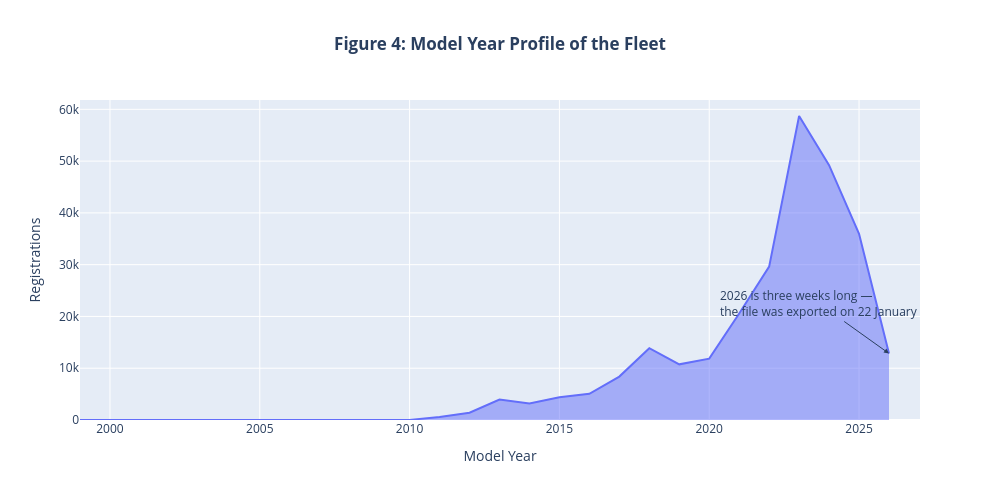

The notebook cell saved with this chart:
### Code cell
by_model_year = utils.registrations_by_year(df)

fig = viz.model_year_area(by_model_year)

fig.show()

### Figure 1 — Plotly figure (JSON) as saved in the notebook; plotly's stock layout.template omitted (floating-point values rounded to 4 significant figures)
{"data": [{"fillpattern": {"shape": ""}, "hovertemplate": "Model Year=%{x}<br>Registrations=%{y}<extra></extra>", "legendgroup": "", "line": {"color": "#636efa"}, "marker": {"symbol": "circle"}, "mode": "lines", "name": "", "orientation": "v", "showlegend": false, "stackgroup": "1", "type": "scatter", "x": [1999, 2000, 2002, 2003, 2008, 2010, 2011, 2012, 2013, 2014, 2015, 2016, 2017, 2018, 2019, 2020, 2021, 2022, 2023, 2024, 2025, 2026], "xaxis": "x", "y": [2, 8, 1, 1, 20, 23, 589, 1395, 3961, 3210, 4389, 5061, 8383, 13863, 10752, 11857, 20564, 29620, 58714, 49221, 35972, 12848], "yaxis": "y"}], "layout": {"annotations": [{"align": "left", "arrowhead": 2, "ax": -70, "ay": -50, "showarrow": true, "text": "2026 is three weeks long —<br>the file was exported on 22 January", "x": 2026, "y": 12848}], "height": 500, "legend": {"tracegroupgap": 0}, "title": {"text": "<b>Figure 4: Model Year Profile of the Fleet</b>", "x": 0.5}, "width": 1000, "xaxis": {"anchor": "y", "domain": [0.0, 1.0], "title": {"text": "Model Year"}}, "yaxis": {"anchor": "x", "domain": [0.0, 1.0], "title": {"text": "Registrations"}}}}
